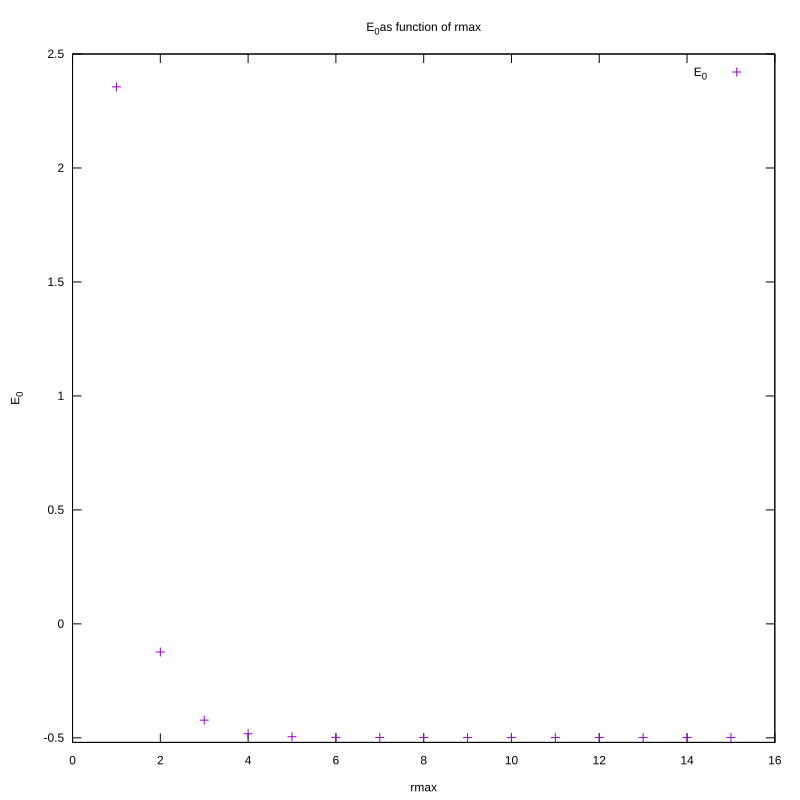

Here is the gnuplot script that generated this plot:
data = ARG1

set terminal svg size 800,800

set xlabel "rmax"
set ylabel "E_0"

set yrange [-0.52:2.5]
set title "E_0 as function of rmax"
plot data using 2:3 with points title "E_0"
